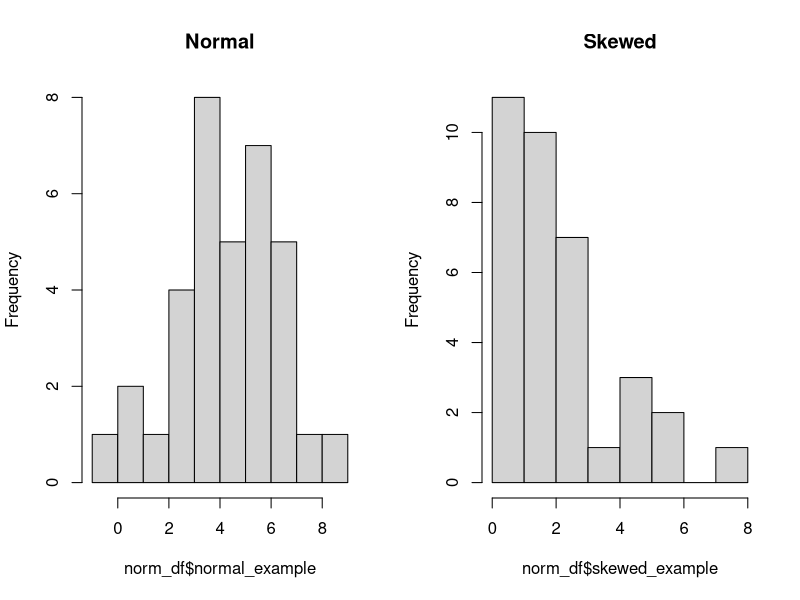
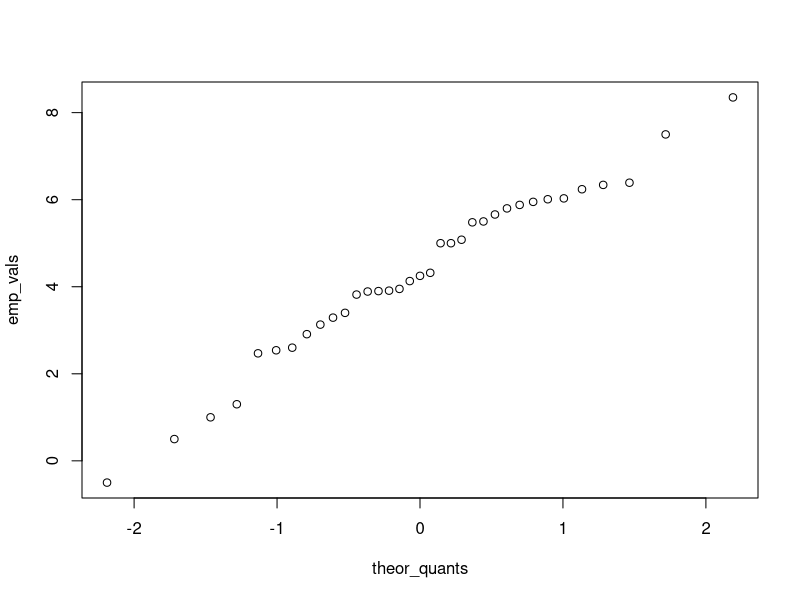
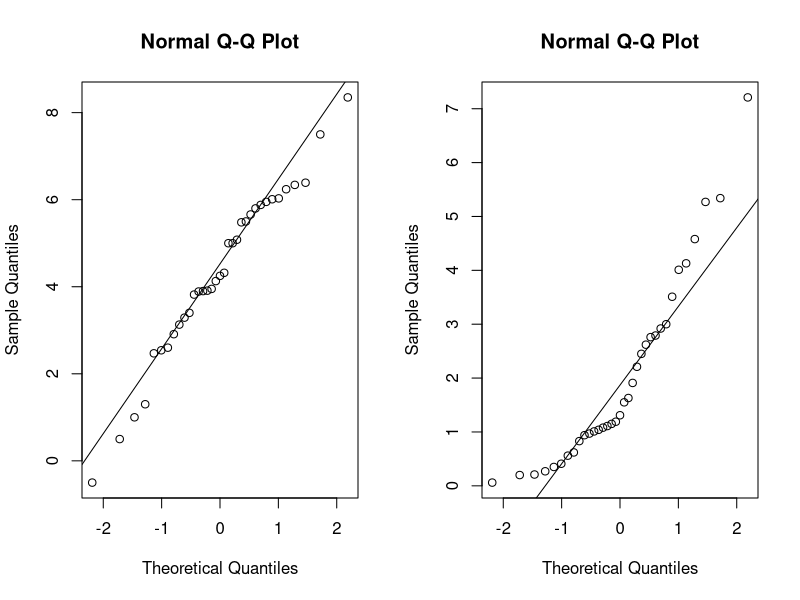
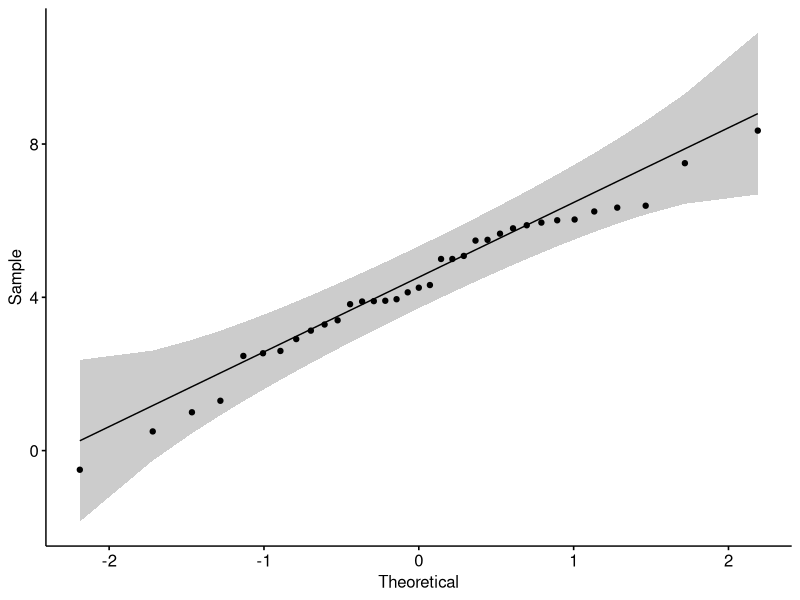
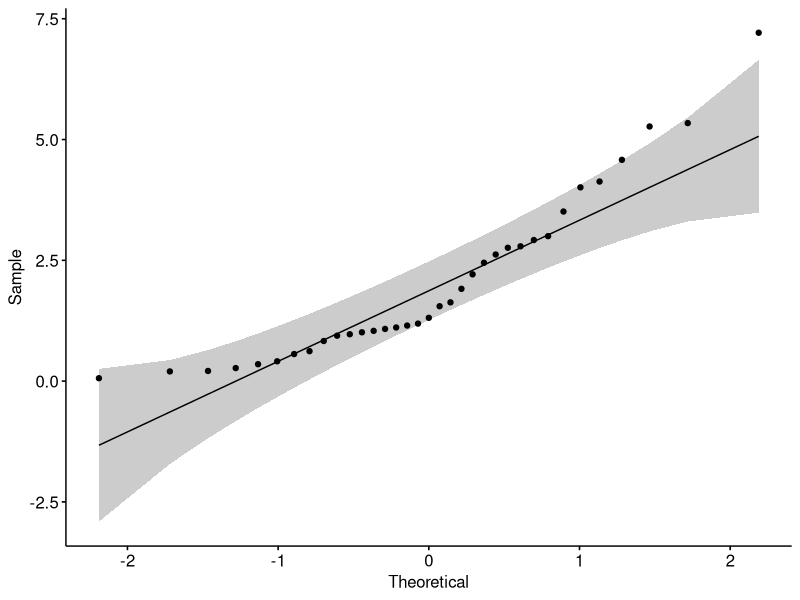
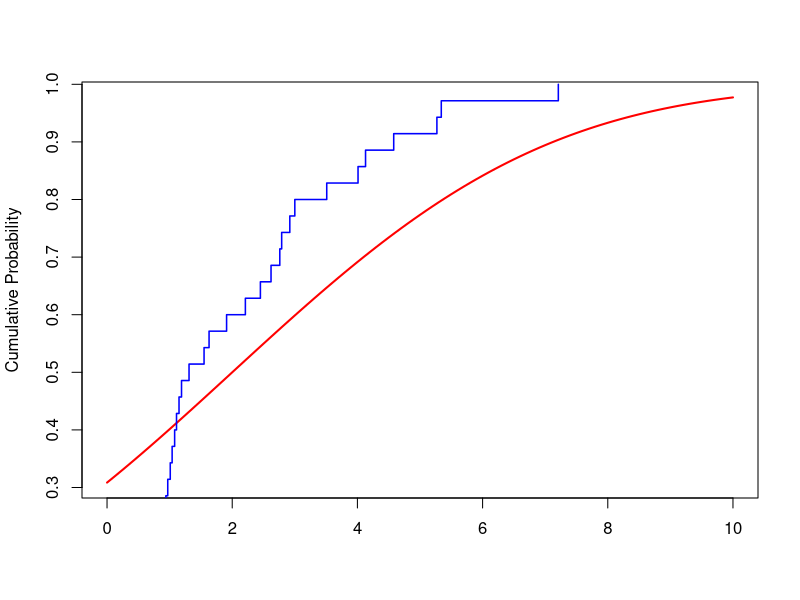
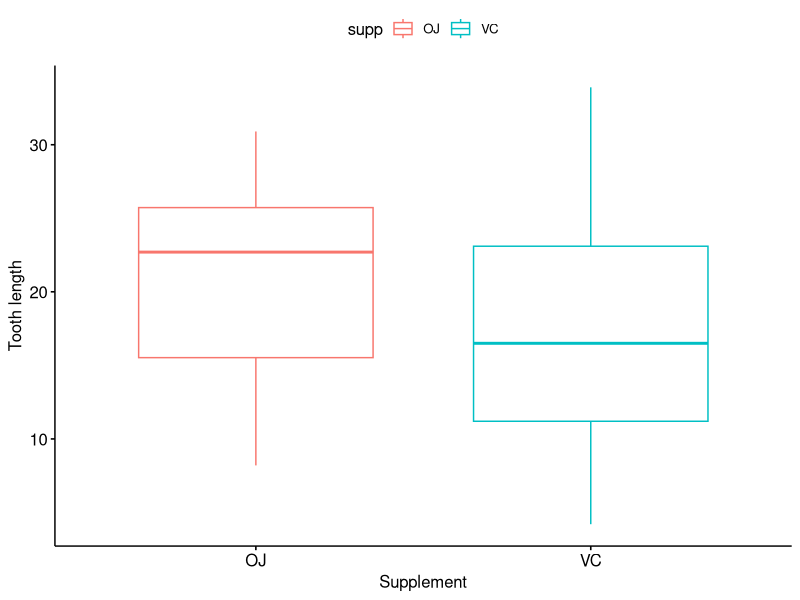
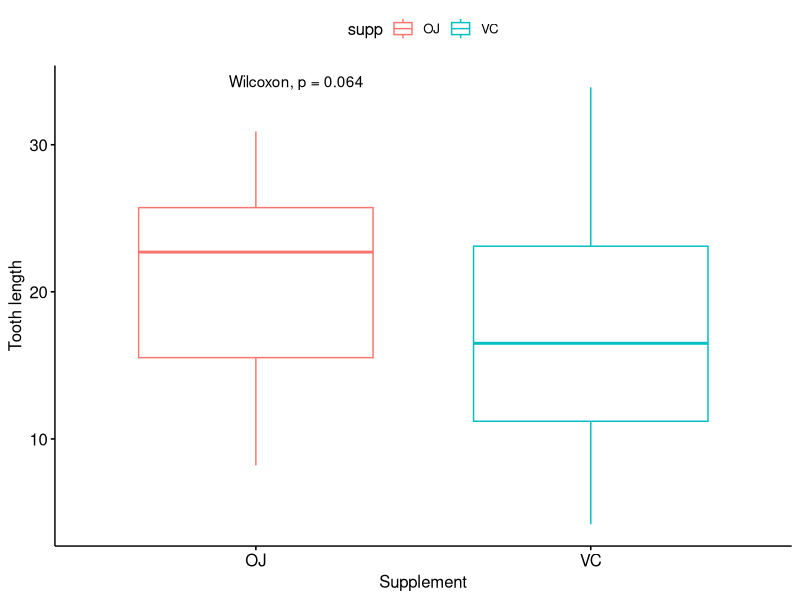

Write the R code that produced these figures, in order. (Note: this script raises an error after producing the figures.)
## ---- chunk 1
knitr::opts_chunk$set(echo = TRUE)
## ---- chunk 2
norm_df <- read.csv("../data/Normal_R.csv")

head(norm_df, 3)
## ---- chunk 3
par(mfrow = c(1, 2))
hist(norm_df$normal_example, main = "Normal")
hist(norm_df$skewed_example, main = "Skewed")
par(mfrow = c(1, 1))
## ---- chunk 4
# manually
emp_vals <- sort(norm_df$normal_example)
theor_quants <- qnorm((seq_along(emp_vals) - .5) / length(emp_vals))
plot(theor_quants, emp_vals)

# using base R function 'qqnorm' 
par(mfrow = c(1, 2))
qqnorm(norm_df$normal_example)
qqline(norm_df$normal_example)

qqnorm(norm_df$skewed_example)
qqline(norm_df$skewed_example)
par(mfrow = c(1, 1))

# using 'ggqqplot' from 'ggpubr'
# install.packages("ggpubr")
library(ggpubr)

ggqqplot(norm_df, "normal_example")
ggqqplot(norm_df, "skewed_example")
## ---- chunk 5
shapiro.test(norm_df$normal_example)
shapiro.test(norm_df$skewed_example)
## ---- chunk 6
x <- norm_df$skewed_example
plot(seq(0, 10, .1), pnorm(seq(0, 10, .1), mean = 2, sd = 4), type = "l", lwd = 2, col = "red", ylab = "Cumulative Probability", xlab = "")
lines( sort(x), (1:length(x))/length(x), type="s", lwd = 1.5, col = "blue")

## ---- chunk 7
# does x come from the selected distribution with the specified parameters?
ks.test(norm_df$normal_example, pnorm, mean = mean(norm_df$normal_example), sd = sd(norm_df$normal_example))
## ---- chunk 8
# Do x and y come from the same distribution?
ks.test(norm_df$normal_example, norm_df$skewed_example)
## ---- chunk 9
?ToothGrowth
head(ToothGrowth, 3)

# Hypothesis: mean tooth lengths of VC and OJ are different
summary(ToothGrowth$len[ToothGrowth$supp == "VC"])
summary(ToothGrowth$len[ToothGrowth$supp == "OJ"])

g <- ggboxplot(data = ToothGrowth,
               x = "supp", y = "len",
               color = "supp",
               xlab = "Supplement", ylab = "Tooth length")
g

# Normal distribution?
shapiro.test(ToothGrowth$len[ToothGrowth$supp == "VC"])
shapiro.test(ToothGrowth$len[ToothGrowth$supp == "OJ"])

# Wilcox test (Mann-Whitney U test)
wilcox.test(len~supp, data = ToothGrowth)

g + stat_compare_means(method = "wilcox")
## ---- chunk 10
diet_df <- read.csv("../data/Diet_R.csv")

head(diet_df)

# turn categorical variables into factor
diet_df$Diet <- as.factor(diet_df$Diet)
diet_df$gender <- as.factor(diet_df$gender)

# create new variable
diet_df$Weight_Change <- diet_df$weight6weeks - diet_df$pre.weight


summary(diet_df)

g <- ggboxplot(diet_df, x = "Diet", y = "Weight_Change", color = "Diet")
g
## ---- chunk 11
ggarrange(ggqqplot(diet_df[diet_df$Diet == 1, ], "Weight_Change", title = "Diet 1"),
          ggqqplot(diet_df[diet_df$Diet == 2, ], "Weight_Change", title = "Diet 2"),
          ggqqplot(diet_df[diet_df$Diet == 3, ], "Weight_Change", title = "Diet 3"), ncol = 3)

## ---- chunk 12
kruskal.test(Weight_Change~Diet, data = diet_df)
g + stat_compare_means()

pairwise.wilcox.test(diet_df$Weight_Change, diet_df$Diet)
g + stat_compare_means(comparisons = list(c(1, 2), c(1, 3), c(2, 3)), method = "wilcox")
## ---- chunk 13
# install.packages("multtest")
data(golub, package="multtest")

dim(golub)
row.names(golub) <- paste("gene_", 1:nrow(golub), sep="")
golub[1:3,1:4]

# we know that groups are 1:27 vs. 28:38
p_plain <- apply(golub, 1, function(x) t.test(x[1:27], x[28:38])$p.value)

### implementations may be slightly different than in the lecture
?p.adjust
p_bonf <- p.adjust(p_plain, method = "bonferroni")
p_holm <- p.adjust(p_plain, method = "holm")
p_fdr <- p.adjust(p_plain, method = "fdr")

head(sort(p_bonf), 10)
head(sort(p_holm), 10)
head(sort(p_fdr), 10)

sum(p_bonf <= 0.05)
sum(p_holm <= 0.05)
sum(p_fdr <= 0.05) # less conservative
